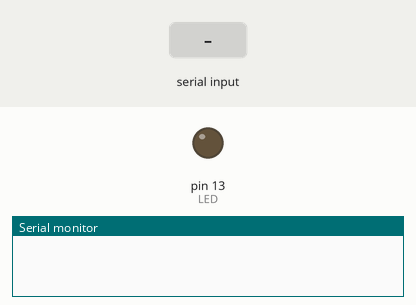
Recording of a sketch running on a simulated Arduino Uno, built with avr-gcc and run on an emulated ATmega328P. On the bench: output pins drawn as LEDs (lit = HIGH), the last lines printed to the serial monitor. Inputs (shaded band) come from the test bench.

Above: at 1.2 s.
1.3 s: "9" received over Serial
At 1.8 s:
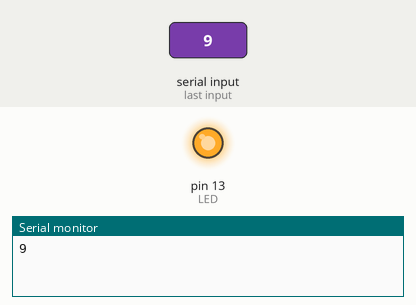
2.8 s: "b" received over Serial
At 4.1 s:
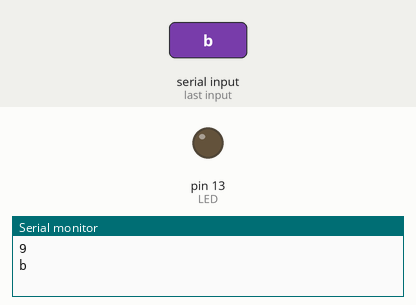
Timing chart, 0 to 5.8 s (numbered marks = the images above; inputs shaded):
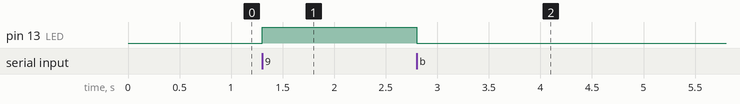

Measured:
- after the input at 1.3 s, pin 13 (LED): LOW → HIGH at once
- after the input at 2.8 s, pin 13 (LED): HIGH → LOW at once

The sketch:

AcionamentoMonitorSerial.ino
```cpp
int LED=13;
char b1;

void setup() {
  pinMode(LED,OUTPUT);
  Serial.begin(9600);
 }

void loop() {
  if(Serial.available()){

  char b1=Serial.read();
  Serial.println(b1);

  if(b1=='9'){
  digitalWrite(LED,1);
  }

  if(b1=='b'){
  digitalWrite(LED,0);
  }
}
}
```
